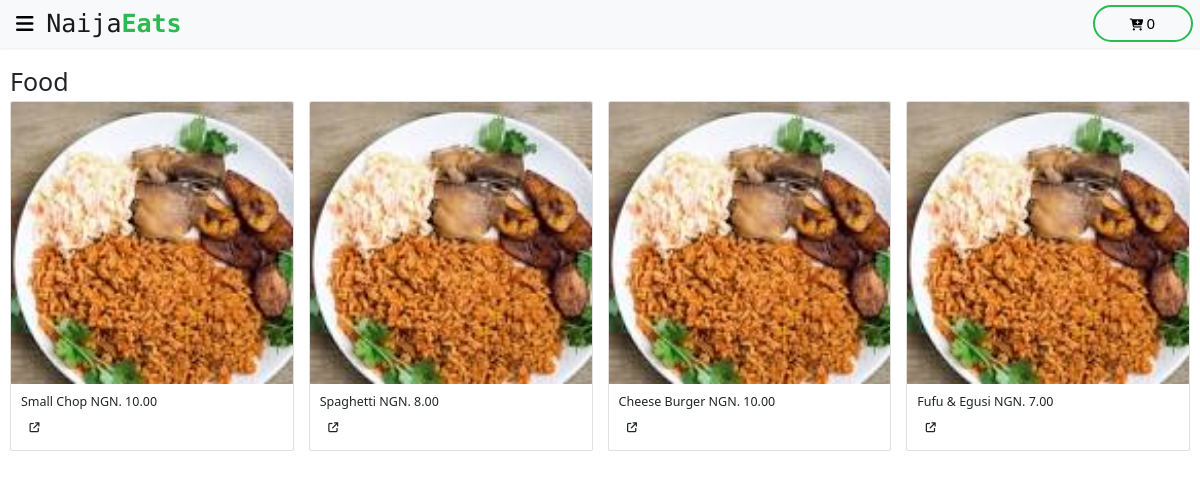
Screenshot of /category/ef9891f9-62cc-48ec-b6a9-0039b1d51ce4 (signed in) with the database file from the repository.
### app/models/category.py (models this page shows, shortened)
class Category(db.Model):
    id = db.Column(db.String(50), primary_key=True, default=generate_uuid)
    title = db.Column(db.String(30), nullable=False, unique=True)
    menu = db.relationship('MenuItem', backref='category', lazy=True)

### app/models/menu_item.py (models this page shows, shortened)
class MenuItem(db.Model):
    id = db.Column(db.String(50), primary_key=True, default=generate_uuid)
    title = db.Column(db.String(50), nullable=False)
    image_url = db.Column(db.Text, nullable=False,
                          default="../static/images/naijafoods.jpeg")
    description = db.Column(db.Text)
    price = db.Column(db.Numeric(precision=5, scale=2), nullable=False)
    category_id = db.Column(db.String(50), db.ForeignKey('category.id'),
                            nullable=False)
    user_id = db.Column(db.String(50), db.ForeignKey('user.id'),
                        nullable=True)

### app/main/routes.py (the view)
@bp.route('/category/<cat_id>')
@login_required
def display_category(cat_id):
    category = Category.query.get(cat_id)
    return render_template('category.html', category=category)

### app/__init__.py (called while the page is built)
def create_app(config_class=Config):
    app = Flask(__name__)
    app.config.from_object(config_class)
    db.init_app(app=app)
    login_manager = LoginManager()
    login_manager.init_app(app)
    login_manager.login_view = 'user_bp.login'
    from app.main import bp as main_bp
    from app.user import bp as user_bp
    app.register_blueprint(main_bp)
    app.register_blueprint(user_bp)
    @login_manager.user_loader
    def load_user(user_id):
        return User.query.get(user_id)
    @app.route('/test/')
    def test_app():
        return '<h1>It seems the app is working well</h1>'
    return app

### app/templates/category.html (shortened to what this page needs)
{% extends "base.html" %}
{% block content %}
{% include 'home_nav.html' %}
<h1>{{ category.title }}</h1>
<div class="row">
  {% for menu_item in category.menu %}
  <div class="col-sm-3 mb-5">
    <div class="card">
      <img src="{{ menu_item.image_url }}" class="card-img-top" alt="...">
      <div class="card-body">
        <h5 class="card-title">
          <span>{{ menu_item.title }}</span>
          <span>NGN. {{ menu_item.price }}</span>
        </h5>
        <button type="button" class="btn modal-btn" data-id="{{ menu_item.id }}"
          data-img-src="{{ menu_item.image_url }}" data-title="{{ menu_item.title }}" data-price="{{ menu_item.price }}"
          data-restaurant="{{ menu_item.restaurant.org_name }}"
          data-description="{{ menu_item.description if menu_item.description else 'There is no description for this item' }}">
          <i class="fa-solid fa-arrow-up-right-from-square"></i>
        </button>
      </div>
    </div>
  </div>
  {% endfor %}
</div>
{% endblock %}

### app/static/style/main.css (style rules this page uses)
* { margin: 0; padding: 0; box-sizing: border-box; }
html { font-size: 10px; }
body { position: relative; font-size: 1.6rem; padding: 10px; }

### rows the page displays
Category: title "Food"
MenuItem: image_url (picture), title "Small Chop", price "10.00"
MenuItem: image_url (picture), title "Spaghetti", price "8.00"
MenuItem: image_url (picture), title "Cheese Burger", price "10.00"
MenuItem: image_url (picture), title "Fufu & Egusi", price "7.00"
